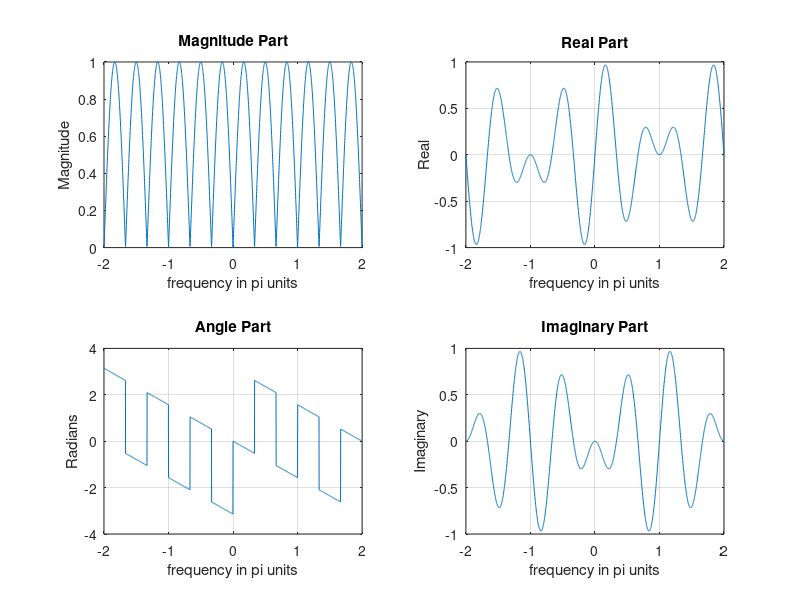

This figure's MATLAB source:
w=[-1000:1:1000]*2*pi/1000;
X=exp(-j*w/2).*sin(3*w);
magX=abs(X); %tìm modul
angX=angle(X); %tìm phase của X
realX=real(X); %tìm phần thực
imagX=imag(X); %tìm phần ảo
subplot(2,2,1); plot(w/pi, magX); 
title('Magnitude Part'); xlabel('frequency in pi units'); ylabel('Magnitude');
subplot(2,2,3); plot(w/pi,angX); grid;
title('Angle Part'); xlabel('frequency in pi units'); ylabel('Radians');
subplot(2,2,2); plot(w/pi,realX); grid;
title('Real Part'); xlabel('frequency in pi units'); ylabel('Real');
subplot(2,2,4); plot(w/pi,imagX); grid;
title('Imaginary Part'); xlabel('frequency in pi units'); ylabel('Imaginary'); 